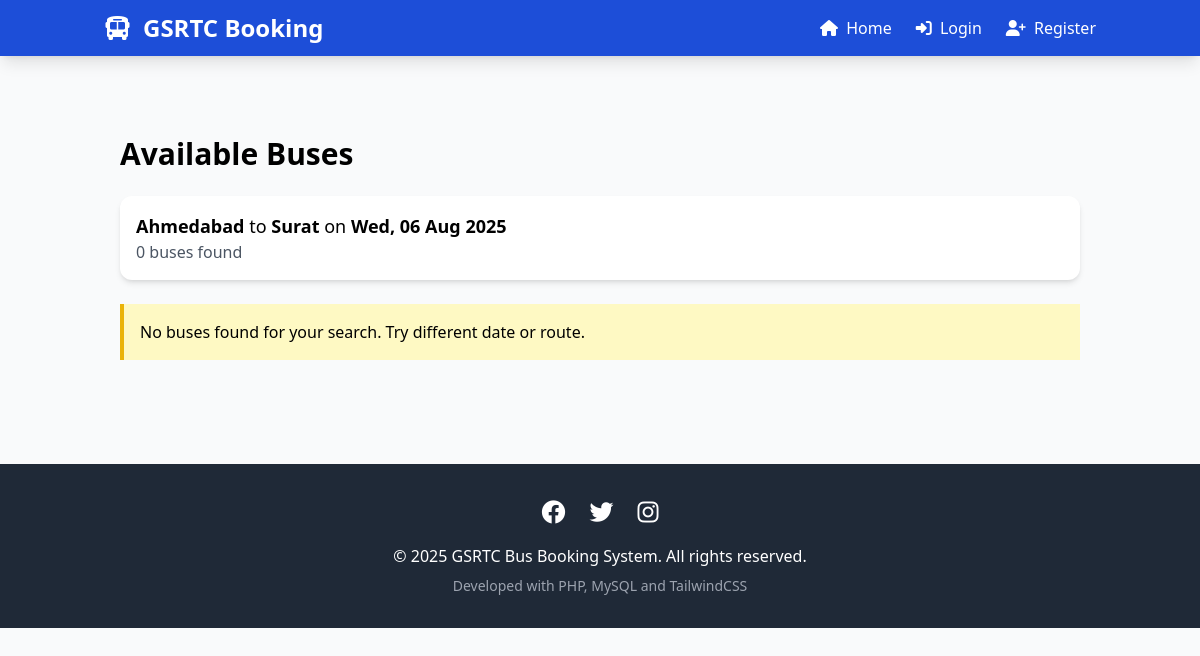
Page /bus_list.php?source=Ahmedabad&destination=Surat&date=2025-08-06 on the earlier database version.
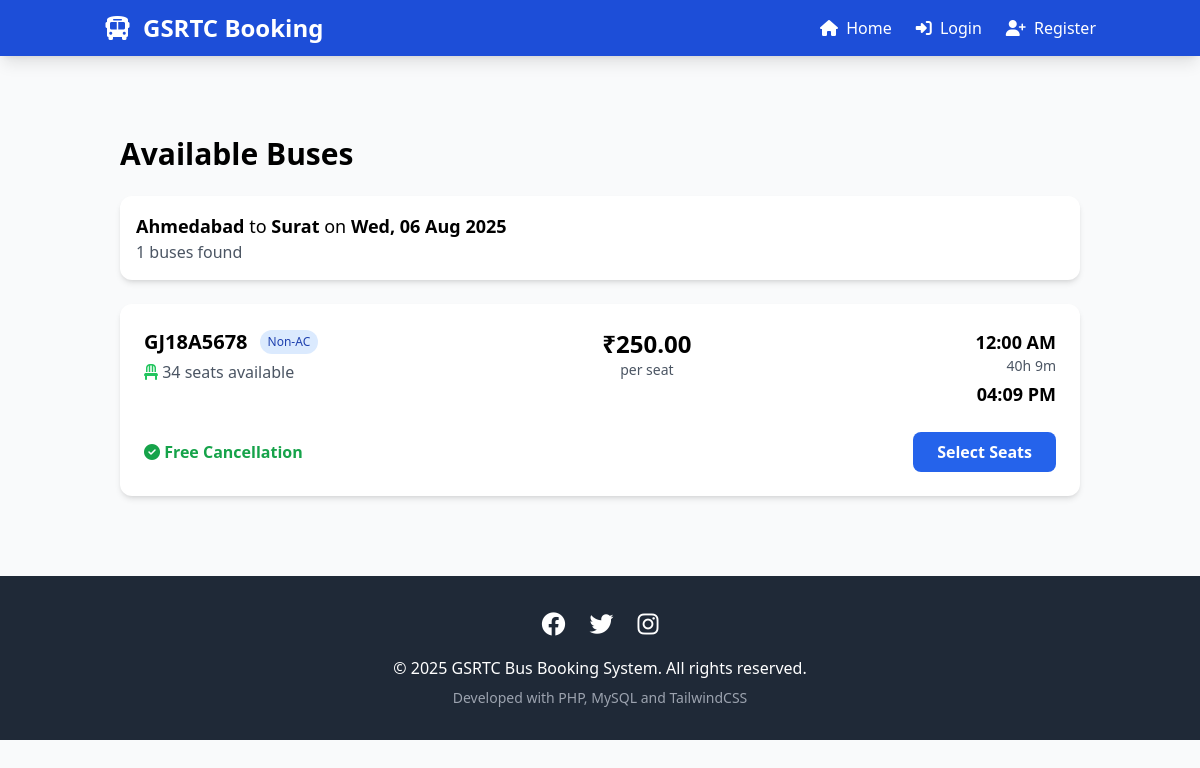
Same page on the later database version.
### tables this page shows
CREATE TABLE `buses` (
  `id` int(11) NOT NULL,
  `bus_no` varchar(20) NOT NULL,
  `bus_type` enum('AC','Non-AC','Sleeper','Express') NOT NULL,
  `source` varchar(100) NOT NULL,
  `destination` varchar(100) NOT NULL,
  `departure_time` datetime NOT NULL,
  `arrival_time` datetime NOT NULL,
  `fare` decimal(10,2) NOT NULL,
  `seats_total` int(11) NOT NULL,
  `available_seats` int(11) NOT NULL,
  `date` date NOT NULL
);

### includes/auth.php (called while the page is built, shortened)
<?php
function isLoggedIn() {
    return isset($_SESSION['user_id']);
}
?>

### public/bus_list.php (the view, shortened to what this page needs)
<?php
require_once '../includes/db.php';
require_once '../includes/auth.php';
require_once '../includes/header.php';
$source = $_GET['source'];
$destination = $_GET['destination'];
$date = $_GET['date'];
$stmt = $pdo->prepare("SELECT * FROM buses
                       WHERE source LIKE ?
                       AND destination LIKE ?
                       AND date = ?
                       AND available_seats > 0
                       ORDER BY departure_time");
$stmt->execute(["%$source%", "%$destination%", $date]);
$buses = $stmt->fetchAll();
?>
<section class="py-12">
    <div class="container mx-auto px-4">
        <h2 class="text-3xl font-bold mb-6">Available Buses</h2>
        <div class="bg-white rounded-xl shadow-md mb-6 p-4">
            <p class="text-lg">
                <span class="font-semibold"><?= htmlspecialchars($source) ?></span> to
                <span class="font-semibold"><?= htmlspecialchars($destination) ?></span> on
                <span class="font-semibold"><?= date('D, d M Y', strtotime($date)) ?></span>
            </p>
            <p class="text-gray-600"><?= count($buses) ?> buses found</p>
        </div>
        <?php if (empty($buses)): ?>
            <div class="bg-yellow-100 border-l-4 border-yellow-500 p-4 mb-6">
                <p>No buses found for your search. Try different date or route.</p>
            </div>
        <?php else: ?>
            <div class="space-y-6">
                <?php foreach ($buses as $bus):
                    $departure = date('h:i A', strtotime($bus['departure_time']));
                    $arrival = date('h:i A', strtotime($bus['arrival_time']));
                    $duration = strtotime($bus['arrival_time']) - strtotime($bus['departure_time']);
                    $hours = floor($duration / 3600);
                    $minutes = floor(($duration % 3600) / 60);
                ?>
                <div class="bg-white rounded-xl shadow-md overflow-hidden">
                    <div class="p-6">
                        <div class="flex flex-col md:flex-row justify-between">
                            <div class="mb-4 md:mb-0">
                                <div class="flex items-center">
                                    <h3 class="text-xl font-bold"><?= htmlspecialchars($bus['bus_no']) ?></h3>
                                    <span class="ml-3 bg-blue-100 text-blue-800 text-xs px-2 py-1 rounded-full">
                                        <?= $bus['bus_type'] ?>
                                    </span>
                                </div>
                                <p class="text-gray-600 mt-1">
                                    <i class="fas fa-chair text-green-500"></i>
                                    <?= $bus['available_seats'] ?> seats available
                                </p>
                            </div>
                            <div class="text-center mb-4 md:mb-0">
                                <p class="text-2xl font-bold">₹<?= number_format($bus['fare'], 2) ?></p>
                                <p class="text-gray-600 text-sm">per seat</p>
                            </div>
                            <div class="flex flex-col items-end">
                                <p class="text-lg font-semibold"><?= $departure ?></p>
                                <p class="text-gray-600 text-sm"><?= $hours ?>h <?= $minutes ?>m</p>
                                <p class="text-lg font-semibold mt-1"><?= $arrival ?></p>
                            </div>
                        </div>
                        <div class="mt-6 flex justify-between items-center">
                            <div>
                                <p class="text-green-600 font-semibold">
                                    <i class="fas fa-check-circle"></i> Free Cancellation
                                </p>
                            </div>
                            <a href="booking.php?bus_id=<?= $bus['id'] ?>"
                               class="bg-blue-600 hover:bg-blue-700 text-white py-2 px-6 rounded-lg font-semibold">
                                Select Seats
                            </a>
                        </div>
                    </div>
                </div>
                <?php endforeach; ?>
            </div>
        <?php endif; ?>
    </div>
</section>
<?php require_once '../includes/footer.php'; ?>

### includes/header.php (shortened to what this page needs)
<?php
require_once '../includes/auth.php';
?>
<!DOCTYPE html>
<html lang="en">
<head>
    <script src="https://cdn.tailwindcss.com"></script>
    <link rel="stylesheet" href="https://cdnjs.cloudflare.com/ajax/libs/font-awesome/6.4.0/css/all.min.css">
</head>
<body class="bg-gray-50">
    <header class="bg-blue-700 text-white shadow-lg">
        <div class="container mx-auto px-4 py-3 flex justify-between items-center">
            <div class="flex items-center">
                <i class="fas fa-bus text-2xl mr-3"></i>
                <h1 class="text-2xl font-bold">GSRTC Booking</h1>
            </div>
            <nav>
                <ul class="flex space-x-6 items-center">
                    <li><a href="index.php" class="hover:text-blue-300"><i class="fas fa-home mr-1"></i> Home</a></li>
                    <?php if(isLoggedIn()):
                        $wallet_balance = 0.00;
                        $stmt = $pdo->prepare("SELECT balance FROM wallets WHERE user_id = ?");
                        $stmt->execute([$_SESSION['user_id']]);
                        $wallet = $stmt->fetch();
                        if ($wallet) {
                            $wallet_balance = $wallet['balance'];
                        }
                    ?>
                        <li><a href="my_bookings.php" class="hover:text-blue-300"><i class="fas fa-ticket-alt mr-1"></i> My Bookings</a></li>
                        <li><a href="wallet.php" class="hover:text-blue-300"><i class="fas fa-wallet mr-1"></i> Wallet: ₹<?= number_format($wallet_balance, 2) ?></a></li>
                        <li class="relative">
                            <button onclick="toggleDropdown()" class="flex items-center focus:outline-none">
                                <i class="fas fa-user-circle mr-1"></i>
                                <?= htmlspecialchars($_SESSION['user_name']) ?>
                                <i class="fas fa-caret-down ml-1"></i>
                            </button>
                            <div id="profileDropdown" class="hidden absolute right-0 mt-2 w-48 bg-white text-gray-800 rounded-md shadow-lg py-1 z-50">
                                <div class="px-4 py-2 border-b">
                                    <p class="font-semibold"><?= htmlspecialchars($_SESSION['user_name']) ?></p>
                                    <p class="text-sm">Loyalty: <?= $_SESSION['loyalty_points'] ?? 0 ?> pts</p>
                                    <p class="text-sm">Wallet: ₹<?= number_format($wallet_balance, 2) ?></p>
                                </div>
                                <a href="profile.php" class="block px-4 py-2 hover:bg-gray-100">Profile</a>
                                <a href="wallet.php" class="block px-4 py-2 hover:bg-gray-100">Wallet</a>
                                <a href="logout.php" class="block px-4 py-2 hover:bg-gray-100">Logout</a>
                            </div>
                        </li>
                    <?php else: ?>
                        <li><a href="login.php" class="hover:text-blue-300"><i class="fas fa-sign-in-alt mr-1"></i> Login</a></li>
                        <li><a href="register.php" class="hover:text-blue-300"><i class="fas fa-user-plus mr-1"></i> Register</a></li>
                    <?php endif; ?>
                </ul>
            </nav>
        </div>
    </header>
    <main class="container mx-auto px-4 py-8">

### includes/footer.php
    </main>
    <footer class="bg-gray-800 text-white py-8">
        <div class="container mx-auto px-4 text-center">
            <div class="flex justify-center space-x-6 mb-4">
                <a href="#" class="hover:text-blue-300"><i class="fab fa-facebook text-2xl"></i></a>
                <a href="#" class="hover:text-blue-300"><i class="fab fa-twitter text-2xl"></i></a>
                <a href="#" class="hover:text-blue-300"><i class="fab fa-instagram text-2xl"></i></a>
            </div>
            <p>&copy; <?= date('Y') ?> GSRTC Bus Booking System. All rights reserved.</p>
            <p class="mt-2 text-sm text-gray-400">Developed with PHP, MySQL and TailwindCSS</p>
        </div>
    </footer>
</body>
</html>

Differences in the rows shown:
now on this page (row edited): buses: bus_no "GJ18A5678", bus_type "Non-AC", available_seats "34", fare "250.00", departure_time "12:00 AM", hours "40", minutes "9", arrival_time "04:09 PM"
Other differences:
count($buses): "0" → "1"
text no longer shown: "No buses found for your search. Try different date or route."
